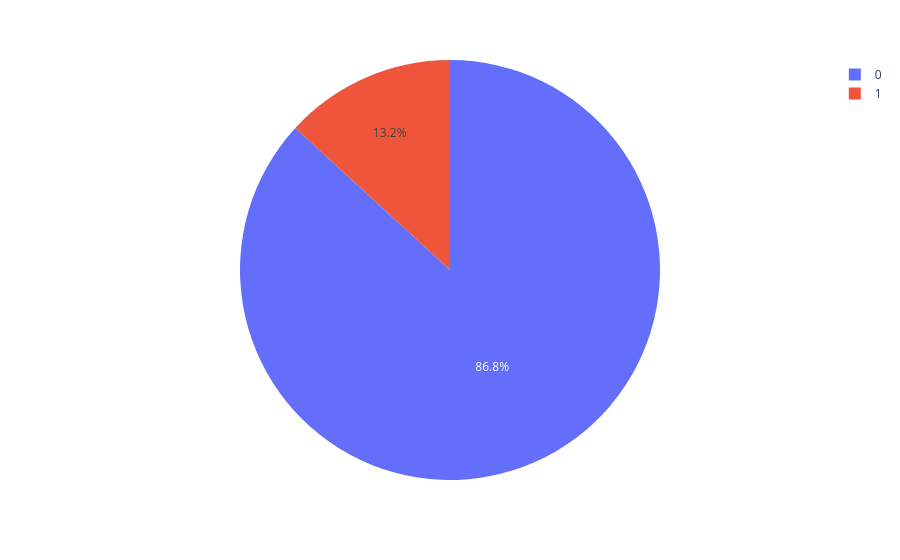

The notebook cell this image was saved under:
### Code cell
pie4 = dataset["Holiday"].value_counts()
holiday = pie4.index
orders = pie4.values
fig = px.pie(values=orders, names=holiday) 
fig.show()

### Figure 1 — Plotly figure (JSON) as saved in the notebook; plotly's stock layout.template omitted (floating-point values rounded to 4 significant figures)
{"data": [{"domain": {"x": [0, 1], "y": [0, 1]}, "hovertemplate": "label=%{label}<br>value=%{value}<extra></extra>", "labels": [0, 1], "legendgroup": "", "name": "", "showlegend": true, "type": "pie", "values": [163520, 24820]}], "layout": {"legend": {"tracegroupgap": 0}, "margin": {"t": 60}}}
